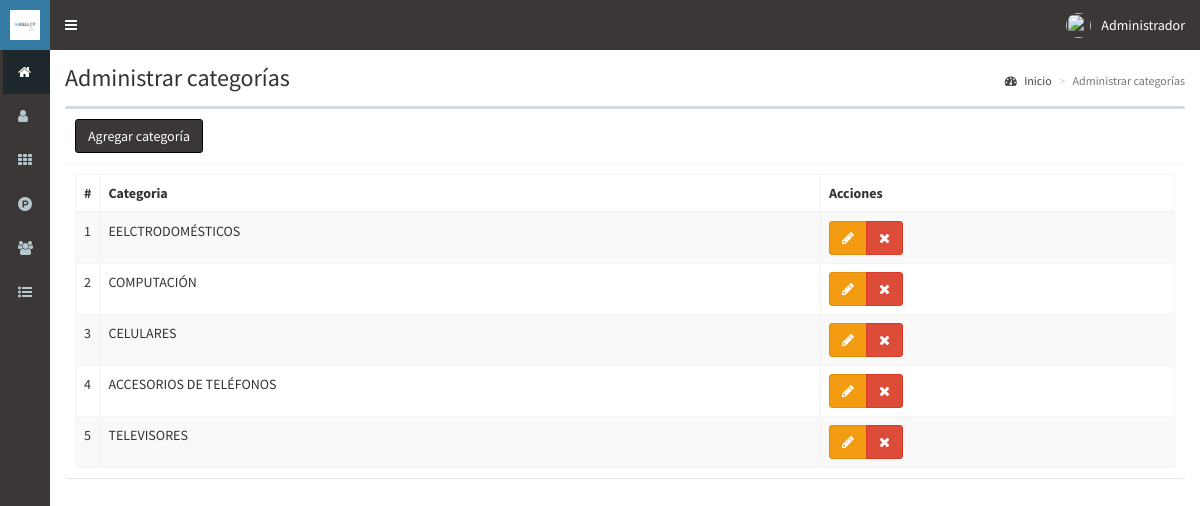
Screenshot of /categorias (signed in) with the database file from the repository.
### tables this page shows
CREATE TABLE `categorias` (
  `id` int(11) NOT NULL,
  `categoria` text NOT NULL,
  `fecha` timestamp NOT NULL DEFAULT CURRENT_TIMESTAMP ON UPDATE CURRENT_TIMESTAMP
);

### controladores/plantilla.controlador.php (called while the page is built)
<?php
class ControladorPlantilla{
	static public function ctrPlantilla(){
		include "vistas/plantilla.php";
	}
}

### index.php (called while the page is built, shortened)
<?php
require_once "controladores/plantilla.controlador.php";
require_once "controladores/usuarios.controlador.php";
require_once "controladores/categorias.controlador.php";
require_once "controladores/ventas.controlador.php";
require_once "modelos/categorias.modelo.php";
$plantilla = new ControladorPlantilla();
$plantilla -> ctrPlantilla();

### controladores/categorias.controlador.php (called while the page is built, shortened)
<?php
class ControladorCategorias{
	static public function ctrMostrarCategorias($item, $valor){
		$tabla = "categorias";
		$respuesta = ModeloCategorias::mdlMostrarCategorias($tabla, $item, $valor);
		return $respuesta;
	}
}

### modelos/conexion.php (called while the page is built)
<?php
class Conexion{
	static public function conectar(){
		$link = new PDO("mysql:host=remotemysql.com;dbname=MxR7rE6SKZ",
			            "MxR7rE6SKZ",
			            "cH582Ki0R1");
		$link->exec("set names utf8");
		return $link;
	}
}

### modelos/categorias.modelo.php (called while the page is built, shortened)
<?php
require_once "conexion.php";
class ModeloCategorias{
	static public function mdlMostrarCategorias($tabla, $item, $valor){
		if($item != null){
			$stmt = Conexion::conectar()->prepare("SELECT * FROM $tabla WHERE $item = :$item");
			$stmt -> bindParam(":".$item, $valor, PDO::PARAM_STR);
			$stmt -> execute();
			return $stmt -> fetch();
		}else{
			$stmt = Conexion::conectar()->prepare("SELECT * FROM $tabla");
			$stmt -> execute();
			return $stmt -> fetchAll();
		}
	}
}

### vistas/modulos/categorias.php (the view, shortened to what this page needs)
<div class="content-wrapper">
  <section class="content-header">
    <h1>
      Administrar categorías
    </h1>
    <ol class="breadcrumb">
      <li><a href="inicio"><i class="fa fa-dashboard"></i> Inicio</a></li>
      <li class="active">Administrar categorías</li>
    </ol>
  </section>
  <section class="content">
    <div class="box">
      <div class="box-header with-border">
        <button class="btn btn-primary" data-toggle="modal" data-target="#modalAgregarCategoria">
          Agregar categoría
        </button>
      </div>
      <div class="box-body">
       <table class="table table-bordered table-striped dt-responsive tablas">
        <thead>
         <tr>
           <th style="width:10px">#</th>
           <th>Categoria</th>
           <th>Acciones</th>
         </tr>
        </thead>
        <tbody>
        <?php
          $item = null;
          $valor = null;
          $categorias = ControladorCategorias::ctrMostrarCategorias($item, $valor);
          foreach ($categorias as $key => $value) {
            echo ' <tr>
                    <td>'.($key+1).'</td>
                    <td class="text-uppercase">'.$value["categoria"].'</td>
                    <td>
                      <div class="btn-group">
                        <button class="btn btn-warning btnEditarCategoria" idCategoria="'.$value["id"].'" data-toggle="modal" data-target="#modalEditarCategoria"><i class="fa fa-pencil"></i></button>';
                        if($_SESSION["perfil"] == "Administrador"){
                          echo '<button class="btn btn-danger btnEliminarCategoria" idCategoria="'.$value["id"].'"><i class="fa fa-times"></i></button>';
                        }
                      echo '</div>
                    </td>
                  </tr>';
          }
        ?>
        </tbody>
       </table>
      </div>
    </div>
  </section>
</div>

### rows the page displays
categorias: categoria "EELCTRODOMÉSTICOS"
categorias: categoria "COMPUTACIÓN"
categorias: categoria "CELULARES"
categorias: categoria "ACCESORIOS DE TELÉFONOS"
categorias: categoria "TELEVISORES"

### other values shown
$_SESSION["nombre"] "Administrador"
